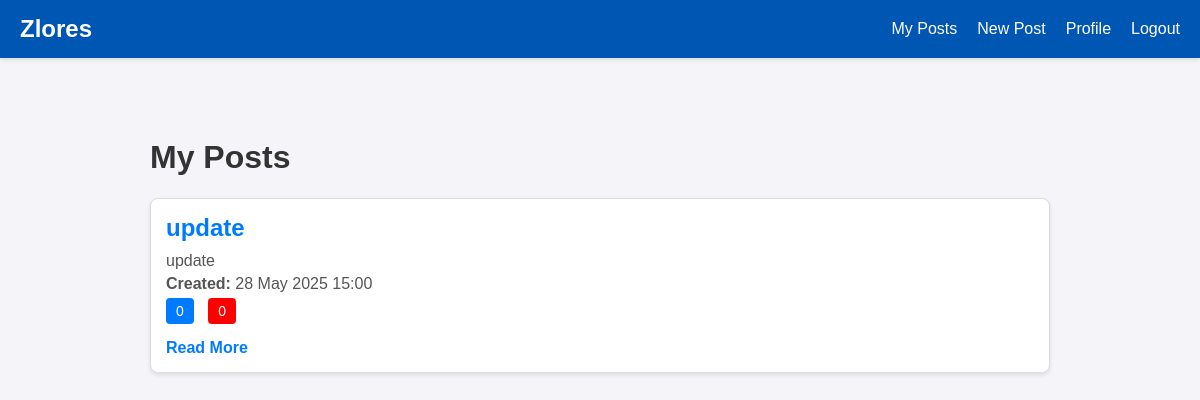
Before: /myposts (signed in) with the older database file.
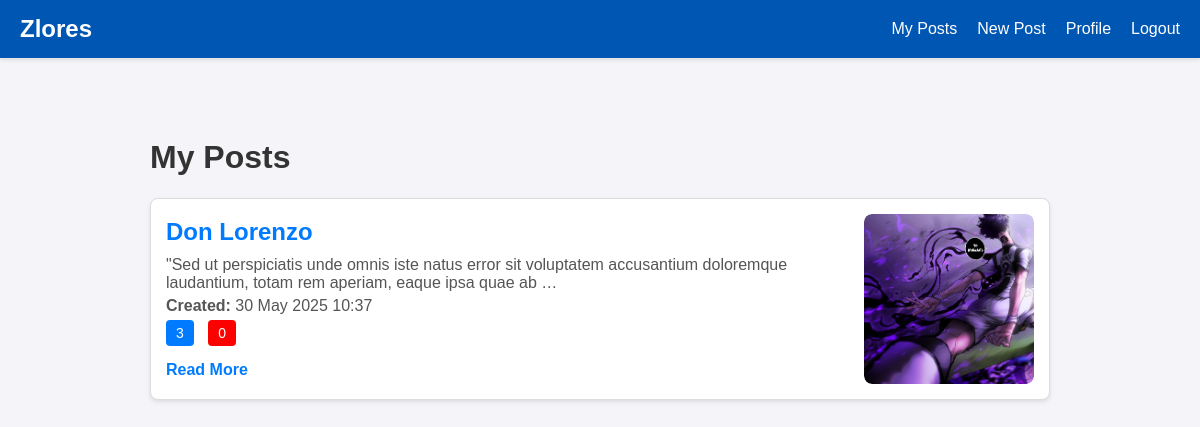
After: the same page with the newer database file.
### post/models.py (models this page shows, shortened)
class Post(models.Model):
    title = models.CharField(max_length=255)  # Başlık
    content = models.TextField()  # İçerik
    image = models.ImageField(upload_to='postimages/', blank=True, null=True)  # Fotoğraf alanı
    author = models.ForeignKey(User, on_delete=models.CASCADE)  # Kullanıcı ile ilişki
    created_at = models.DateTimeField(auto_now_add=True)  # Oluşturulma tarihi
    updated_at = models.DateTimeField(auto_now=True)  # Güncellenme tarihi
    likes = models.ManyToManyField(User, related_name='likedposts', blank=True)  # Like alanı
    dislikes = models.ManyToManyField(User, related_name='dislikedposts', blank=True)  # Dislike alanı
    is_active = models.BooleanField(default=True)  # Post aktif mi?
    is_home = models.BooleanField(default=False)  # Post kesfet mi?
    def totallikes(self):
        return self.likes.count()
    def totaldislikes(self):
        return self.dislikes.count()

### post/views.py (the view)
# urls.py: path('myposts', views.myposts_request, name='myposts'),
@login_required
def myposts_request(request):
    posts = Post.objects.filter(author=request.user, is_active=True).order_by('-created_at')
    return render(request, 'myposts.html', {'posts': posts})

### post/templates/myposts.html (shortened to what this page needs)
{% extends 'base.html' %}
{% load static %}
{% block styles %}
    <link rel="stylesheet" href="{% static 'css/myposts.css' %}">
{% endblock %}
{% block content %}
    <h1>My Posts</h1>
    <div class="home">
        {% if posts.exists %}
            <div class="post-list">
                {% for post in posts %}
                    <div class="post-container">
                        <div class="post-content">
                            <h2>{{ post.title }}</h2>
                            <p>{{ post.content|truncatewords:20 }}</p>
                            <p><strong>Created:</strong> {{ post.created_at|date:"d M Y H:i" }}</p>
                            <p>
                                <a href="{% url 'likepost' post.id %}" class="like-button">{{ post.totallikes }}</a>
                                <a href="{% url 'dislikepost' post.id %}" class="dislike-button">{{ post.totaldislikes }}</a>
                            </p>
                            <a class="read-more" href="{% url 'postdetail' post.id %}">Read More</a>
                        </div>
                        {% if post.image %}
                        <div class="post-image">
                            <img src="{{ post.image.url }}" alt="{{ post.title }}">
                        </div>
                        {% endif %}
                    </div>
                {% endfor %}
            </div>
        {% else %}
            <p class="no-posts">You haven't created any posts yet.</p>
        {% endif %}
    </div>
{% endblock %}

### core/templates/base.html (shortened to what this page needs)
<!DOCTYPE html>
<html lang="tr">
<head>
  {% block styles %}{% endblock %}
</head>
<body>
  <header class="navbar">
    <div class="container">
      <a class="logo" href="/">Zlores</a>
      <nav class="menu">
        {% if user.is_authenticated %}
        <a href="{% url 'myposts' %}">My Posts</a>
          <a href="{% url 'createpost' %}">New Post</a>
          <a href="{% url 'profile' %}">Profile</a>
          <a href="{% url 'logout' %}">Logout</a>
        {% else %}
          <a href="{% url 'login' %}">Login</a>
          <a href="{% url 'register' %}">Register</a>
        {% endif %}
      </nav>
    </div>
  </header>
  <main class="content">
    {% block content %}{% endblock %}
  </main>
</body>
</html>

### post/static/css/myposts.css (style rules this page uses)
.post-container { background: #ffffff; border-radius: 8px; box-shadow: 0 4px 6px rgba(0, 0, 0, 0.1); padding: 20px; margin-bottom: 20px; }
.post-container h2 { color: #007BFF; margin: 0 0 10px; }
.post-container p { margin: 5px 0; color: #555; }
.post-container .read-more { display: inline-block; margin-top: 10px; color: #007BFF; text-decoration: none; font-weight: bold; transition: color 0.3s ease; }
.like-button, .dislike-button { display: inline-block; margin-right: 10px; padding: 5px 10px; color: white; background-color: #007BFF; border-radius: 4px; text-decoration: none; font-size: 14px; transition: background-color 0.3s ease; }
.dislike-button { background-color: #FF0000; }
.post-container { display: flex; justify-content: space-between; align-items: center; margin-bottom: 20px; padding: 15px; border: 1px solid #ddd; border-radius: 8px; background-color: #fff; box-shadow: 0 2px 4px rgba(0, 0, 0, 0.1); }
.post-content { flex: 1; margin-right: 15px; }
.post-image { width: 170px; height: 170px; overflow: hidden; border-radius: 8px; flex-shrink: 0; }
.post-image img { width: 100%; height: 100%; object-fit: cover; border-radius: 8px; }

### core/templates/base.html (style rules this page uses)
body { margin: 0; font-family: 'Arial', sans-serif; background-color: #f4f4f9; color: #333; }
.container { max-width: 1200px; margin: 0 auto; padding: 0 20px; }
.navbar { background-color: #0056b3; color: white; padding: 15px 0; box-shadow: 0 2px 4px rgba(0, 0, 0, 0.1); }
.navbar .container { display: flex; justify-content: space-between; align-items: center; }
.navbar .logo { font-size: 24px; font-weight: bold; color: white; text-decoration: none; transition: color 0.3s ease; }
.navbar .menu { display: flex; gap: 20px; }
.navbar .menu a { color: white; text-decoration: none; font-size: 16px; font-weight: 500; transition: color 0.3s ease; }
.content { padding: 30px; border-radius: 10px; margin: 30px auto; max-width: 900px; }

Changed rows visible on the page:
removed Post: title "update", content "update", created_at "28 May 2025 15:00", totallikes "0", totaldislikes "0"
added Post: title "Don Lorenzo", content "\"Sed ut perspiciatis unde omnis iste natus error sit voluptatem accusantium doloremque laudantium, totam rem aperiam, eaque ipsa quae ab …", created_at "30 May 2025 10:37", totallikes "3", totaldislikes "0", image (picture)
